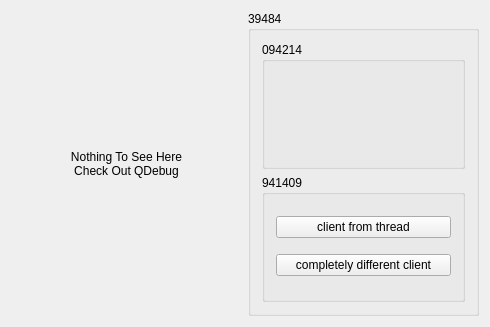
<?xml version="1.0" encoding="UTF-8"?>
<ui version="4.0">
 <class>MainWindow</class>
 <widget class="QMainWindow" name="MainWindow">
  <property name="geometry">
   <rect>
    <x>0</x>
    <y>0</y>
    <width>490</width>
    <height>327</height>
   </rect>
  </property>
  <property name="windowTitle">
   <string>MainWindow</string>
  </property>
  <widget class="QWidget" name="centralWidget">
   <layout class="QHBoxLayout" name="horizontalLayout">
    <item>
     <widget class="QLabel" name="label">
      <property name="text">
       <string>Nothing To See Here
Check Out QDebug</string>
      </property>
      <property name="alignment">
       <set>Qt::AlignCenter</set>
      </property>
     </widget>
    </item>
    <item>
     <widget class="QGroupBox" name="groupBox">
      <property name="title">
       <string>39484</string>
      </property>
      <layout class="QVBoxLayout" name="verticalLayout">
       <item>
        <widget class="QGroupBox" name="groupBox_2">
         <property name="title">
          <string>094214</string>
         </property>
         <zorder>groupBox_3</zorder>
        </widget>
       </item>
       <item>
        <widget class="QGroupBox" name="groupBox_3">
         <property name="title">
          <string>941409</string>
         </property>
         <layout class="QVBoxLayout" name="verticalLayout_2">
          <item>
           <widget class="QPushButton" name="buttonClient">
            <property name="text">
             <string>client from thread</string>
            </property>
           </widget>
          </item>
          <item>
           <widget class="QPushButton" name="buttonClient2">
            <property name="text">
             <string>completely different client</string>
            </property>
           </widget>
          </item>
         </layout>
        </widget>
       </item>
      </layout>
      <zorder>label</zorder>
      <zorder>groupBox_2</zorder>
      <zorder>groupBox_3</zorder>
     </widget>
    </item>
   </layout>
  </widget>
 </widget>
 <layoutdefault spacing="6" margin="11"/>
 <resources/>
 <connections/>
</ui>
